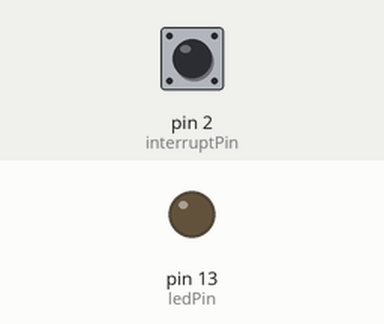
Bench run of a sketch on a simulated Arduino Uno, built with avr-gcc and run on an emulated ATmega328P. Shown: output pins drawn as LEDs (lit = HIGH). The inputs (shaded band) are chosen by the test bench; at power-on: pin 2 (interruptPin) LOW. What the sketch prints to the serial monitor is not drawn.

Above: at 1.2 s.
1.3 s: pin 2 (interruptPin) pulled HIGH for 0.15 s
At 1.9 s:
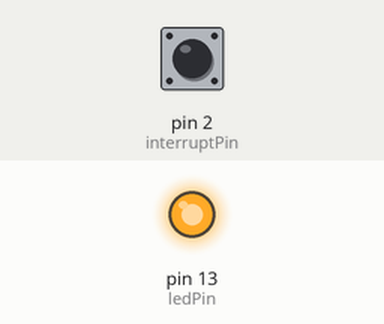
Timing chart, 0 to 4.5 s (numbered marks = the images above; inputs shaded):
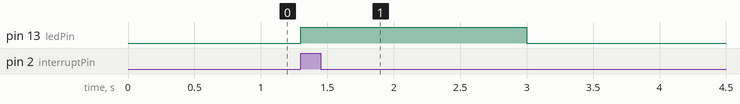

Measured:
- after the input at 1.3 s, pin 13 (ledPin): LOW → HIGH at once, → LOW 1.7 s later

The sketch:

interrupt1.ino
```cpp
const int SIZE = 5;
const int ledPin = 13;  // LED is attached to digital pin 13
int x = 0;  // variable to be updated by the interrupt
const int interruptPin = 2;
int rollbackValues[SIZE];

//variables to keep track of the timing of recent interrupts
unsigned long button_time = 0;
unsigned long last_button_time = 0;

void setup() {
  pinMode(ledPin, OUTPUT);
  attachInterrupt(digitalPinToInterrupt(interruptPin), checkpoint, RISING);
  Serial.begin(9600);  //turn on serial communication
}

void loop() {
  digitalWrite(ledPin, LOW);
  delay(3000); //pretend to be doing something useful
  Serial.println(x, DEC); //print x to serial monitor
  // call recovery function
//  recovery();
}

// Interrupt service routine for interrupt 0
void checkpoint() {

  button_time = millis();
  //check to see if increment() was called in the last 100 milliseconds
  if (button_time - last_button_time > 100)
  {
    x++;
    digitalWrite(ledPin, HIGH);
    last_button_time = button_time;
//    saveValueToArray();
  }
}

void saveValueToArray(){

  for (byte i = 0; i < SIZE; i = i + 1) {
    rollbackValues[i] = x;
  }
}


int recovery() {

  for (byte i = 0; i < SIZE; i = i + 1) {

    Serial.println(rollbackValues[i]);
   }

}
//
//void* recovery() {
//
//  return rollbackValues;
//}
```
